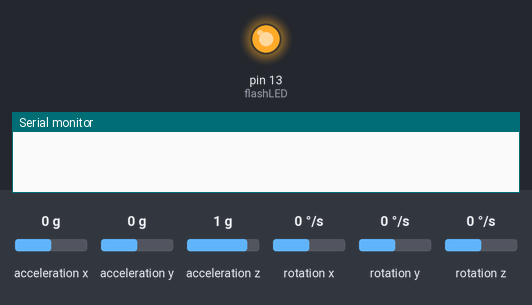
Bench run of a sketch on a simulated Arduino Uno, built with avr-gcc and run on an emulated ATmega328P. Parts: output pins drawn as LEDs (lit = HIGH), the last lines printed to the serial monitor. Wiring (inferred from the names in the program): MPU-6050 motion sensor at I2C address 0x69. The test bench sets the inputs (shaded band); at power-on: acceleration x 0 g, acceleration y 0 g, acceleration z 1 g, rotation x 0 °/s, rotation y 0 °/s, rotation z 0 °/s.

Above: at 0.06 s.
At 0.55 s:
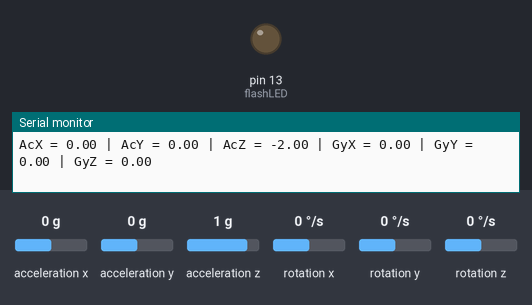
Timing chart, 0 to 3.0 s (numbered marks = the images above):
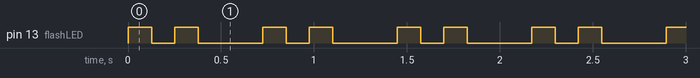

Measured:
- by itself, pin 13 (flashLED): repeats every 0.72 s: LOW 0.13 s, HIGH 0.13 s, LOW 0.35 s, HIGH 0.13 s, until it stays LOW from 6.9 s
- by itself, everything shown: repeats every 0.72 s, in 4 steps

The sketch:

mm_gyro.ino
```cpp
#include<Wire.h>
//#include<MPU6050.h>   // NOTE:: May use to change sensitivity

const int MPU_addr = 0x69;    // I2C address of the MPU-6050
int16_t AcX, AcY, AcZ, Tmp, GyX, GyY, GyZ;      // MPU data
int16_t cal_AcX, cal_AcY, cal_AcZ, cal_GyX, cal_GyY, cal_GyZ;    //calibration constants
int cal_counter = 0;    // calibration counter
//MPU6050 MPU;    // NOTE:: May use to change sensitivity

#define MPU_FS_GYRO_LSB 131
#define MPU_FS_ACCL_LSB 16384.0
#define MAX_CALIBRATION_ROUNDS 10

/* flashLED
 * @param total milliseconds for an LED flash. Default is set to
 * half a second. Optional afterDelay spaces consecutive flashLED calls.
 */
void flashLED(int duration = 500, int afterDelay = 0) {
  pinMode(13, OUTPUT);
  digitalWrite(13, HIGH);
  delay(duration);
  digitalWrite(13, LOW);
  delay(afterDelay);
}

/* doMath
 * @breif converts raw data to total gs (9.81 m/s/s) and degree / sec (dps)
 */
double doMath(int16_t value, bool gyro) {

  if (gyro) {
    return value / MPU_FS_GYRO_LSB;
  } else {
    return value / MPU_FS_ACCL_LSB;
  }

}

/* arithmetic calibration
 *  @brief averages all gyro and accel data over a total of MAX_CALIBRATION_ROUNDS
 *  computing a final numerical value to be added to new, use-intent data.
 */
void arithmetic_calibration() {
  if (cal_counter < MAX_CALIBRATION_ROUNDS) {

    flashLED(125, 125);
    flashLED(125);

    cal_AcX += AcX;
    cal_AcY += AcY;
    cal_AcZ += AcZ;
    cal_GyX += GyX;
    cal_GyY += GyY;
    cal_GyZ += GyZ;

    cal_counter++;
  }

  else if (cal_counter == MAX_CALIBRATION_ROUNDS) {
    cal_AcX /= -cal_counter;
    cal_AcY /= -cal_counter;
    cal_AcZ /= -cal_counter;
    cal_GyX /= -cal_counter;
    cal_GyY /= -cal_counter;
    cal_GyZ /= -cal_counter;

    cal_counter++;
  }

  return;
}

void setup(){

  Wire.begin();
  Wire.beginTransmission(MPU_addr);
  Wire.write(0x6B);  // PWR_MGMT_1 register
  Wire.write(0);     // set to zero (wakes up the MPU-6050)
  Wire.endTransmission(true);

//  MPU.setFullScaleAccelRange(MPU6050_ACCEL_FS_8);   // NOTE:: May use to change sensitivity

  Serial.begin(9600);
}

void loop(){
  Wire.beginTransmission(MPU_addr);
  Wire.write(0x3B);  // starting with register 0x3B (ACCEL_XOUT_H)
  Wire.endTransmission(false);
  Wire.requestFrom(MPU_addr,14,true);  // request a total of 14 registers

  AcX = (Wire.read() << 8) | Wire.read();  // 0x3B (ACCEL_XOUT_H) & 0x3C (ACCEL_XOUT_L)
  AcY = (Wire.read() << 8) | Wire.read();  // 0x3D (ACCEL_YOUT_H) & 0x3E (ACCEL_YOUT_L)
  AcZ = (Wire.read() << 8) | Wire.read();  // 0x3F (ACCEL_ZOUT_H) & 0x40 (ACCEL_ZOUT_L)
  Tmp = (Wire.read() << 8) | Wire.read();  // 0x41 (TEMP_OUT_H) & 0x42 (TEMP_OUT_L)
  GyX = (Wire.read() << 8) | Wire.read();  // 0x43 (GYRO_XOUT_H) & 0x44 (GYRO_XOUT_L)
  GyY = (Wire.read() << 8) | Wire.read();  // 0x45 (GYRO_YOUT_H) & 0x46 (GYRO_YOUT_L)
  GyZ = (Wire.read() << 8) | Wire.read();  // 0x47 (GYRO_ZOUT_H) & 0x48 (GYRO_ZOUT_L)

  arithmetic_calibration();

  Serial.print("AcX = "); Serial.print(doMath(AcX + cal_AcX, false));
  Serial.print(" | AcY = "); Serial.print(doMath(AcY + cal_AcY, false));
  Serial.print(" | AcZ = "); Serial.print(doMath(AcZ + cal_AcZ, false));

  Serial.print(" | GyX = "); Serial.print(doMath(GyX + cal_GyX, true));
  Serial.print(" | GyY = "); Serial.print(doMath(GyY + cal_GyY, true));
  Serial.print(" | GyZ = "); Serial.println(doMath(GyZ + cal_GyZ, true));
  delay(333);
}
```
